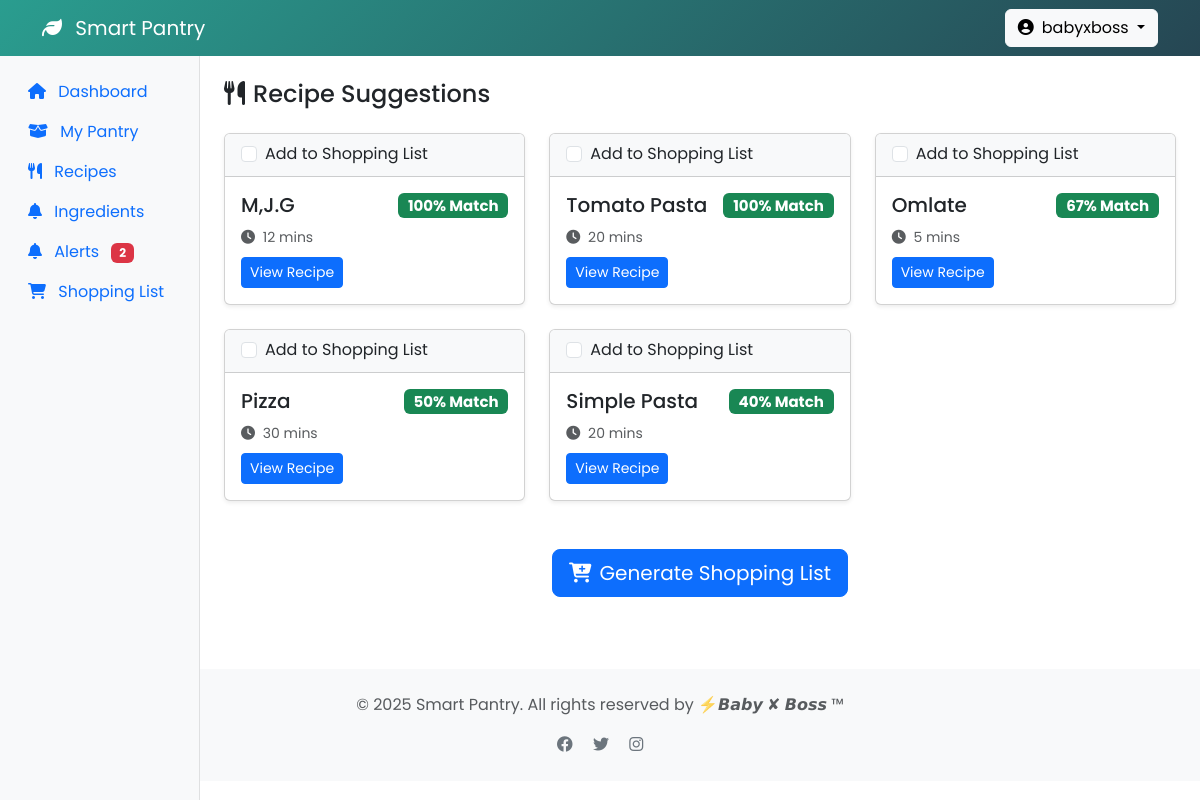
/recipies.php (signed in), run on the app's committed database.
### tables this page shows
CREATE TABLE `recipes` (
  `id` int(11) NOT NULL,
  `title` varchar(255) NOT NULL,
  `instructions` text NOT NULL,
  `cooking_time` int(11) DEFAULT NULL,
  `servings` int(11) DEFAULT NULL,
  `image_url` varchar(255) DEFAULT NULL,
  `created_at` timestamp NOT NULL DEFAULT current_timestamp()
);

### recipies.php (the view, shortened to what this page needs)
<?php
require 'includes/db.php';
$stmt = $pdo->prepare("SELECT ingredient FROM pantry_items WHERE user_id = ?");
$stmt->execute([$_SESSION['user_id']]);
$user_ingredients = $stmt->fetchAll(PDO::FETCH_COLUMN);
$matched_recipes = [];
if(!empty($user_ingredients)) {
    $placeholders = rtrim(str_repeat('?,', count($user_ingredients)), ',');
    $query = "
        SELECT sub.* FROM (
            SELECT r.id,
                   r.title,
                   r.image_url,
                   r.cooking_time,
                   COUNT(ri.ingredient_id) AS total_ingredients,
                   SUM(i.name IN ($placeholders)) AS matched_ingredients
            FROM recipes r
            JOIN recipe_ingredients ri ON r.id = ri.recipe_id
            JOIN ingredients i ON ri.ingredient_id = i.id
            GROUP BY r.id
        ) AS sub
        WHERE sub.matched_ingredients > 0
        ORDER BY (sub.matched_ingredients / sub.total_ingredients) DESC
    ";
    $stmt = $pdo->prepare($query);
    $stmt->execute($user_ingredients);
    $matched_recipes = $stmt->fetchAll();
}
?>
<?php include 'includes/header.php'; ?>
<div class="container-fluid">
    <div class="row">
        <?php include 'includes/sidebar.php'; ?>
        <main class="col-md-9 ms-sm-auto col-lg-10 px-md-4 py-4">
            <h4 class="mb-4"><i class="fas fa-utensils me-2"></i>Recipe Suggestions</h4>
            <form method="POST" action="shopping_list.php">
    <div class="row">
        <?php if(empty($user_ingredients)): ?>
            <div class="alert alert-info">
                Add items to your pantry to get recipe suggestions!
            </div>
        <?php else: ?>
            <?php foreach($matched_recipes as $recipe):
                $match_percent = round(($recipe['matched_ingredients'] / $recipe['total_ingredients']) * 100);
            ?>
            <div class="col-md-4 mb-4">
                <div class="card h-100 shadow-sm">
                    <div class="card-header bg-light">
                        <div class="form-check">
                            <input class="form-check-input" type="checkbox"
                                   name="selected_recipes[]"
                                   value="<?= $recipe['id'] ?>"
                                   id="recipe<?= $recipe['id'] ?>">
                            <label class="form-check-label" for="recipe<?= $recipe['id'] ?>">
                                Add to Shopping List
                            </label>
                        </div>
                    </div>
                    <div class="card-body">
                        <h5 class="card-title">
                            <?= htmlspecialchars($recipe['title']) ?>
                            <span class="badge bg-success float-end">
                                <?= $match_percent ?>% Match
                            </span>
                        </h5>
                        <div class="mb-2">
                            <small class="text-muted">
                                <i class="fas fa-clock me-1"></i>
                                <?= $recipe['cooking_time'] ?> mins
                            </small>
                        </div>
                        <div class="d-flex justify-content-between align-items-center">
                            <a href="recipe_detail.php?id=<?= $recipe['id'] ?>" class="btn btn-primary btn-sm">
                                View Recipe
                            </a>
                        </div>
                    </div>
                </div>
            </div>
            <?php endforeach; ?>
        <?php endif; ?>
    </div>
    <?php if(!empty($matched_recipes)): ?>
    <div class="text-center mt-4">
        <button type="submit" class="btn btn-primary btn-lg">
            <i class="fas fa-cart-plus me-2"></i>Generate Shopping List
        </button>
    </div>
    <?php endif; ?>
</form>
        </main>
    </div>
</div>
<?php include 'includes/footer.php'; ?>

### includes/header.php (style rules this page uses)
:root { --primary-color: #2a9d8f; --secondary-color: #264653; --accent-color: #e9c46a; }
body { font-family: 'Poppins', sans-serif; background-color: #ffffff; }

### data on the page
recipes: title "M,J.G", match_percent "100", cooking_time "12"
recipes: title "Tomato Pasta", match_percent "100", cooking_time "20"
recipes: title "Omlate", match_percent "67", cooking_time "5"
recipes: title "Pizza", match_percent "50", cooking_time "30"
recipes: title "Simple Pasta", match_percent "40", cooking_time "20"

### other printed values
$_SESSION['username'] "babyxboss"
$alert_count "2"
